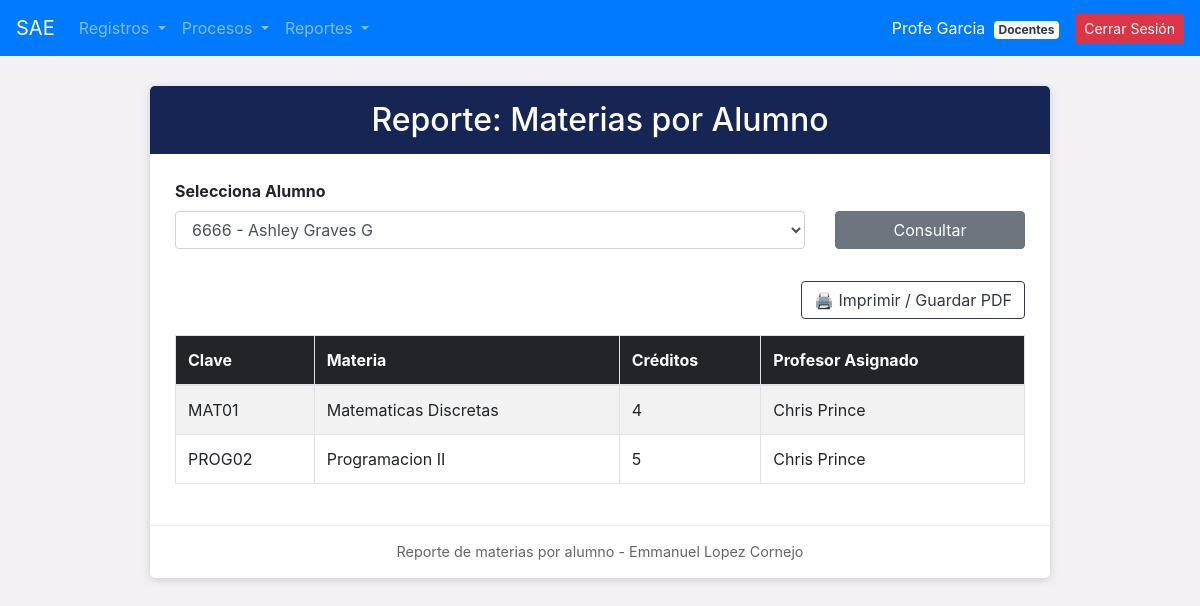
The page /reportes/rep_materias_alumno.php?idalumn=1 (signed in) on the database its author committed.
### tables this page shows
CREATE TABLE `materias` (
  `idmat` int(11) NOT NULL,
  `clave_mat` varchar(50) NOT NULL,
  `nombre_mat` varchar(150) NOT NULL,
  `creditos` int(11) NOT NULL,
  `estatus_mat` varchar(10) DEFAULT 'ALTA'
);

### reportes/rep_materias_alumno.php (the view, shortened to what this page needs)
<?php
include_once("../conexion.php");
include_once("../navegacion/nav.php");
$idalumn = intval($_GET['idalumn'] ?? 0);
$alumnos_select = $conexion->query("SELECT idalumn, matricula_al, CONCAT(nombre_al, ' ', apaterno_al, ' ', amaterno_al) AS alumno FROM alumnos WHERE estatus_al = 'ALTA'");
$materias = null;
if ($idalumn > 0) {
    $sql = "SELECT m.clave_mat, m.nombre_mat, m.creditos, CONCAT(p.nombre_prof, ' ', p.apaterno_prof) AS profesor
            FROM asignaciones a
            INNER JOIN materias m ON a.idmat = m.idmat
            INNER JOIN profesores p ON a.idprof = p.idprof
            WHERE a.idalumn = $idalumn AND m.estatus_mat = 'ALTA'";
    $materias = $conexion->query($sql);
}
?>
<!DOCTYPE html>
<html lang="es">
<head>
</head>
<body>
<div class="container">
    <div class="formulario">
        <div class="titulo"><h2 class="m-0">Reporte: Materias por Alumno</h2></div>
        <div class="contenido">
            <form method="GET" action="rep_materias_alumno.php" class="row align-items-end mb-4 no-print">
                <div class="col-md-9 mb-2">
                    <label class="font-weight-bold">Selecciona Alumno</label>
                    <select name="idalumn" class="form-control" required>
                        <?php if ($alumnos_select): ?>
                            <?php while ($al = $alumnos_select->fetch_assoc()): ?>
                                <option value="<?php echo $al['idalumn']; ?>" <?php echo ($idalumn == $al['idalumn']) ? 'selected' : ''; ?>>
                                    <?php echo htmlspecialchars($al['matricula_al'] . ' - ' . $al['alumno']); ?>
                                </option>
                            <?php endwhile; ?>
                        <?php endif; ?>
                    </select>
                </div>
                <div class="col-md-3 mb-2">
                    <button type="submit" class="btn btn-secondary w-100">Consultar</button>
                </div>
            </form>
            <?php if ($idalumn > 0): ?>
                <div class="d-flex justify-content-end mb-3 no-print">
                    <button onclick="window.print();" class="btn btn-outline-dark">🖨️ Imprimir / Guardar PDF</button>
                </div>
                <div class="table-responsive">
                    <table class="table table-bordered table-striped">
                        <thead style="background-color: #212529; color: white;">
                            <tr>
                                <th>Clave</th>
                                <th>Materia</th>
                                <th>Créditos</th>
                                <th>Profesor Asignado</th>
                            </tr>
                        </thead>
                        <tbody>
                            <?php if ($materias && $materias->num_rows > 0): ?>
                                <?php while ($row = $materias->fetch_assoc()): ?>
                                    <tr>
                                        <td><?php echo htmlspecialchars($row['clave_mat']); ?></td>
                                        <td><?php echo htmlspecialchars($row['nombre_mat']); ?></td>
                                        <td><?php echo htmlspecialchars($row['creditos']); ?></td>
                                        <td><?php echo htmlspecialchars($row['profesor']); ?></td>
                                    </tr>
                                <?php endwhile; ?>
                            <?php else: ?>
                                <tr><td colspan="4" class="text-center py-3 text-muted">El alumno no tiene materias asignadas.</td></tr>
                            <?php endif; ?>
                        </tbody>
                    </table>
                </div>
            <?php endif; ?>
        </div>
        <div class="pie">Reporte de materias por alumno - Emmanuel Lopez Cornejo</div>
    </div>
</div>
</body>
</html>

### reportes/rep_materias_alumno.php (style rules this page uses)
body { background-color: #f3f1f4; }
.formulario { background-color: white; max-width: 900px; margin: 30px auto; border-radius: 5px; box-shadow: 0 2px 10px rgba(0,0,0,0.15); overflow: hidden; }
.titulo { background-color: #172554; color: white; padding: 15px; text-align: center; }
.contenido { padding: 25px; }
.pie { text-align: center; padding: 15px; color: #666; font-size: 0.9rem; border-top: 1px solid #eee; }

### rows shown on the page
materias: clave_mat "MAT01", nombre_mat "Matematicas Discretas", creditos "4", profesor "Chris Prince"
materias: clave_mat "PROG02", nombre_mat "Programacion II", creditos "5", profesor "Chris Prince"

### other values the page prints
$_SESSION['nombre_usuario'] "Profe Garcia"
$_SESSION['nombre_puesto'] "Docentes"
form field idalumn "6666 - Ashley Graves G"
